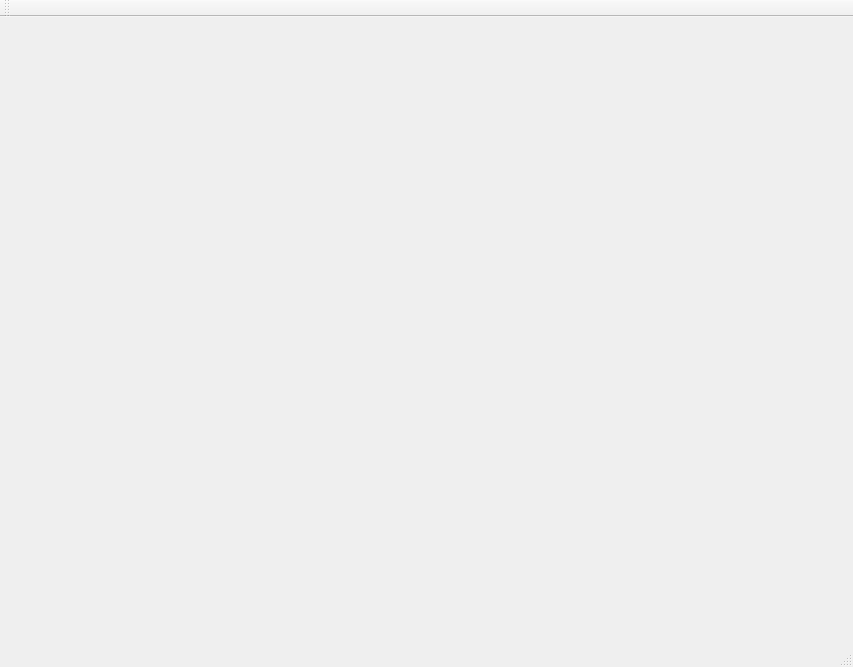
<?xml version="1.0" encoding="UTF-8"?>
<ui version="4.0">
 <class>DeformableRegistrationClass</class>
 <widget class="QMainWindow" name="DeformableRegistrationClass">
  <property name="geometry">
   <rect>
    <x>0</x>
    <y>0</y>
    <width>853</width>
    <height>667</height>
   </rect>
  </property>
  <property name="windowTitle">
   <string>DeformableRegistration</string>
  </property>
  <widget class="QWidget" name="centralWidget">
   <layout class="QHBoxLayout" name="horizontalLayout">
    <property name="margin">
     <number>0</number>
    </property>
    <item>
     <widget class="Viewer" name="view" native="true"/>
    </item>
   </layout>
  </widget>
  <widget class="QMenuBar" name="menuBar">
   <property name="geometry">
    <rect>
     <x>0</x>
     <y>0</y>
     <width>853</width>
     <height>21</height>
    </rect>
   </property>
  </widget>
  <widget class="QToolBar" name="mainToolBar">
   <attribute name="toolBarArea">
    <enum>TopToolBarArea</enum>
   </attribute>
   <attribute name="toolBarBreak">
    <bool>false</bool>
   </attribute>
  </widget>
  <widget class="QStatusBar" name="statusBar"/>
 </widget>
 <layoutdefault spacing="6" margin="11"/>
 <customwidgets>
  <customwidget>
   <class>Viewer</class>
   <extends>QWidget</extends>
   <header>Viewer.h</header>
   <container>1</container>
  </customwidget>
 </customwidgets>
 <resources>
  <include location="DeformableRegistration.qrc"/>
 </resources>
 <connections/>
</ui>
